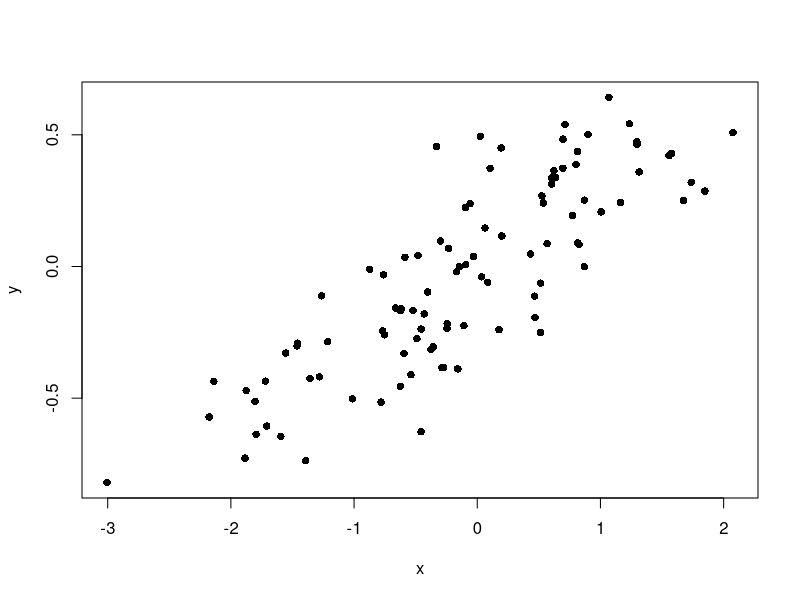

Recreate this plot in R.
## ---- chunk 1
myVariable <- 2 + 2
## ---- chunk 2
myVariable * myVariable
## ---- chunk 3
vector1 <- c(1,2,3,4,5,6,7,8,9,10)
vector2 <- c(11,12,13,14,15,16,17,18,19,20)
## ---- chunk 4
vector1 + vector2
## ---- chunk 5
dwarves <- c("Dopey", "Gimli", "Larry")
dwarves[-3] #real dwarves
## ---- chunk 6
1 + 1 == 10 - 8
## ---- chunk 7
vector2
## ---- chunk 8
vector2 > 17
## ---- chunk 9
vector2[vector2 > 17] 
## ---- chunk 10
vector2[vector2 > 17 & vector2 < 20]
vector2[vector2 > 17 | vector2 == 13]
## ---- chunk 11
primates <- c("gorilla", "gibbon", "langur", "gibbon", "gorilla")
primates

primates[3] <- "bushbaby"
primates

primates[primates == "gorilla"] <- "chimpanzee"
primates

## ---- chunk 12
pets <- factor(c("cat", "cat", "dog", "pony", "dog", "dog"))
pets
## ---- chunk 13
pets <- ordered(pets, levels=c("pony", "dog", "cat"))
pets
## ---- chunk 14
head(iris)
## ---- chunk 15

iris$Sepal.Length

## ---- chunk 16
iris[1,3]

## ---- chunk 17
iris[1, ]
## ---- chunk 18
iris$Petal.Area
## ---- chunk 19
iris$Petal.Area <- iris$Petal.Length * iris$Petal.Width
iris$Petal.Area
## ---- chunk 20
part1 <- "The quick brown fox"
part2 <- "jumped over the lazy dog."
paste(part1, part2)

## ---- chunk 21
x <- rnorm(100)
y <- (x * 0.3) + rnorm(100, sd=0.2)
plot(x,y,pch=16)
